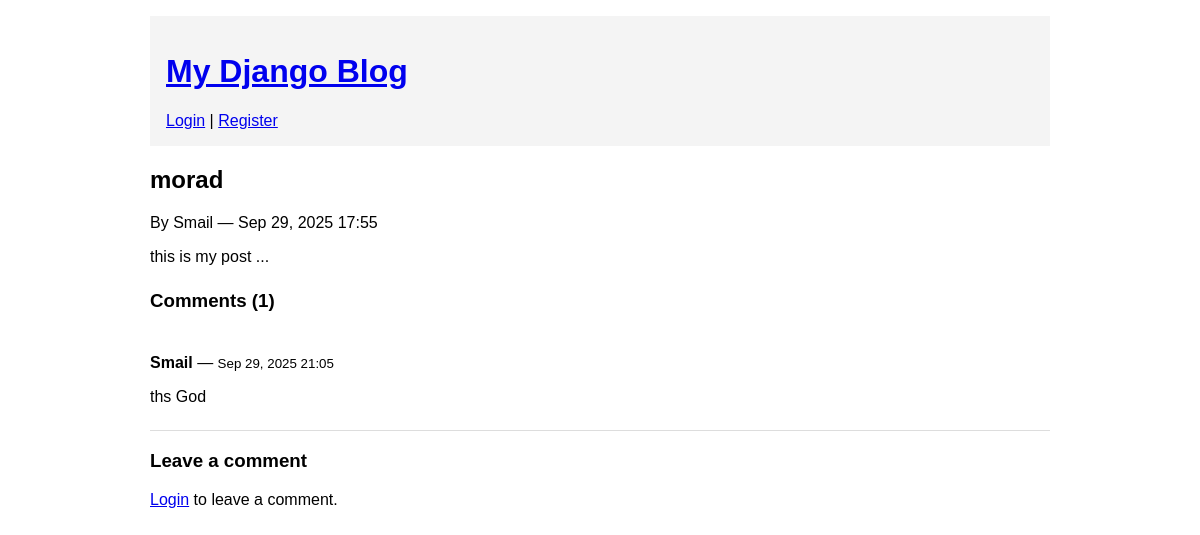
The app's page /post/1/ with its own data.
### blog/models.py (models this page shows, shortened)
class Post(models.Model):
    title = models.CharField(max_length=200)
    content = models.TextField()
    published_date = models.DateTimeField(auto_now_add=True)
    author = models.ForeignKey(User, on_delete=models.CASCADE, related_name='posts')
    tags = TaggableManager()
    class Meta:
        ordering = ['-published_date']

class Comment(models.Model):
    post = models.ForeignKey('Post', on_delete=models.CASCADE, related_name='comments')
    author = models.ForeignKey(User, on_delete=models.CASCADE, related_name='comments')
    content = models.TextField()
    created_at = models.DateTimeField(auto_now_add=True)
    updated_at = models.DateTimeField(auto_now=True)
    class Meta:
        ordering = ['created_at']

### blog/views.py (the view)
# urls.py: path('post/<int:pk>/', views.post_detail, name='post_detail'),
def post_detail(request, pk):
    post = get_object_or_404(Post, pk=pk)
    return render(request, 'blog/post_detail.html', {'post': post})

### blog/templates/blog/post_detail.html (shortened to what this page needs)
{% extends 'blog/base.html' %}
{% block content %}
  <article>
    <h2>{{ post.title }}</h2>
    <p>By {{ post.author }} — {{ post.published_date|date:"M d, Y H:i" }}</p>
    <div>{{ post.content|linebreaks }}</div>
  </article>
  <section id="comments">
    <h3>Comments ({{ post.comments.count }})</h3>
    {% for comment in post.comments.all %}
      <div class="comment" style="border-bottom:1px solid #ddd; padding:8px 0;">
        <p><strong>{{ comment.author.username }}</strong> — <small>{{ comment.created_at|date:"M d, Y H:i" }}</small></p>
        <div>{{ comment.content|linebreaks }}</div>
      </div>
    {% empty %}
      <p>No comments yet.</p>
    {% endfor %}
  </section>
  <section id="add-comment">
    <h3>Leave a comment</h3>
    {% if user.is_authenticated %}
      <form action="{% url 'blog:comment_create' post.pk %}" method="post">
        {% csrf_token %}
        {{ form.as_p }}
        <button type="submit">Post Comment</button>
      </form>
    {% else %}
      <p><a href="{% url 'blog:login' %}">Login</a> to leave a comment.</p>
    {% endif %}
  </section>
{% endblock %}

### blog/static/blog/css/style.css (style rules this page uses)
body { font-family: Arial, sans-serif; max-width: 900px; margin: 0 auto; padding: 1rem; }
article { margin-bottom: 1.5rem; }

### records on screen
Post: title "morad", author "Smail", published_date "Sep 29, 2025 17:55", content "this is my post ...", comments.count "1"
Comment: author.username "Smail", created_at "Sep 29, 2025 21:05", content "ths God"
